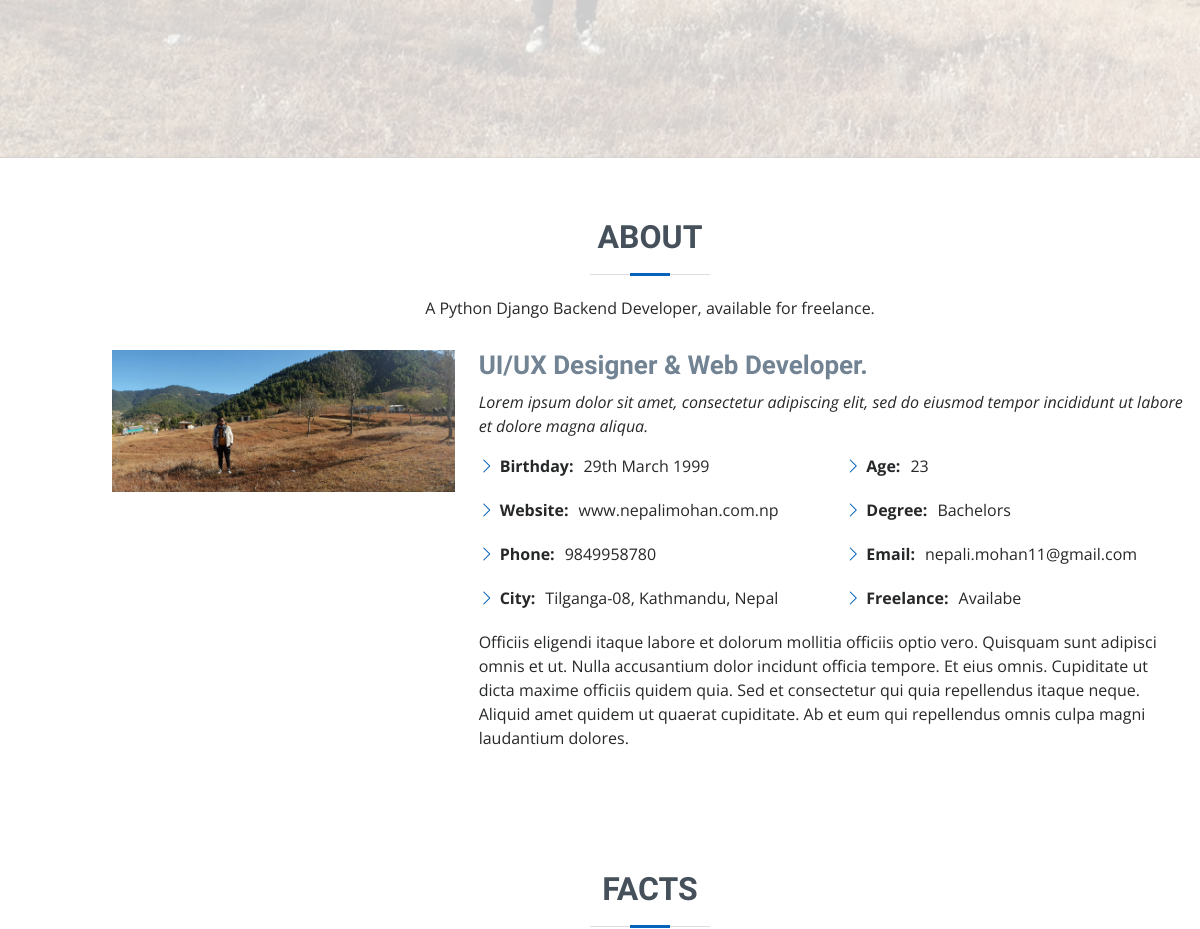
Before: / (middle part) with the older database file.
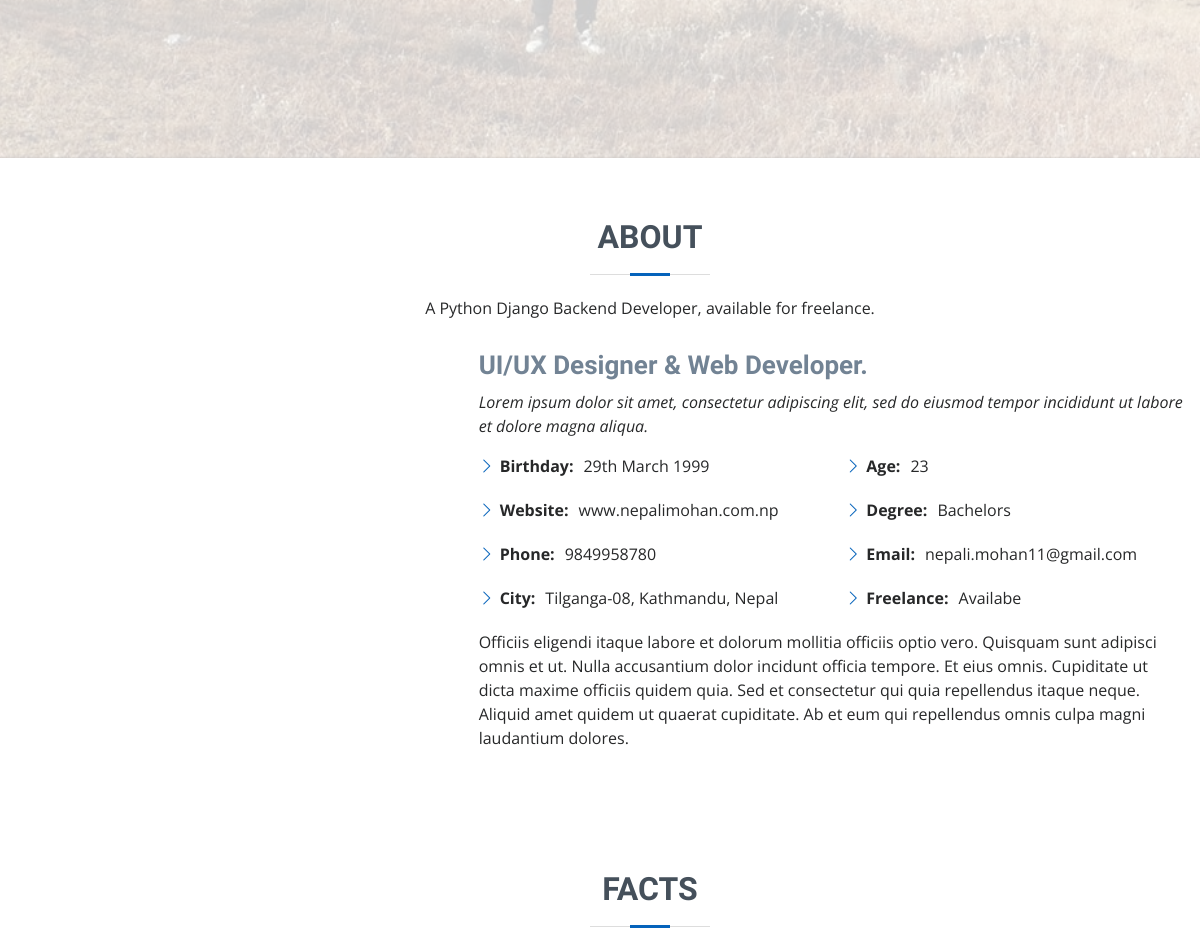
After: the same page with the newer database file.
### pages/models.py (models this page shows, shortened)
class Profile(models.Model):
    name = models.CharField(max_length=100)
    dob = models.CharField(max_length=100)
    works_as = MultiSelectField(choices=work_choices, max_length=50)
    age = models.IntegerField()
    phone = models.CharField(max_length=100)
    email = models.EmailField(max_length=100)
    address = models.CharField(max_length=100)
    freelance = models.CharField(choices=freelance_choices, max_length=50)
    degree = models.CharField(max_length=100)
    about = models.TextField()
    facebook_link = models.URLField(max_length=100)
    instagram_link = models.URLField(max_length=100)
    linkedin_link = models.URLField(max_length=100)
    github_link = models.URLField(max_length=100)
    image = models.ImageField(upload_to= 'photos/%Y/%m/%d/')

### pages/views.py (the view)
# urls.py: path('', views.home, name='home'),
def home(request):
    if request.method == "POST":
        pass
    profile =  Profile.objects.all()
    education = Education.objects.all()
    experience = Experience.objects.all()
    data = {
        'profile': profile,
        'education': education,
        'experience': experience,
    }
    return render(request, 'pages/home.html', data)

### templates/pages/home.html (shortened to what this page needs)
{% extends 'base.html' %}
{% block content %}
{% load static %}
{% for details in profile %}
  <section id="hero" class="d-flex flex-column justify-content-center">
  </section>
{% endfor %}
<main id="main">
    <section id="about" class="about">
{% for details in profile %}
      <div class="container" data-aos="fade-up">
        <div class="section-title">
          <h2>About</h2>
          <p>{{details.about}}</p>
        </div>
        <div class="row">
          <div class="col-lg-4">
            <img src="{{details.image.url}}" class="img-fluid" alt="">
          </div>
          <div class="col-lg-8 pt-4 pt-lg-0 content">
            <h3>UI/UX Designer &amp; Web Developer.</h3>
            <p class="fst-italic">
              Lorem ipsum dolor sit amet, consectetur adipiscing elit, sed do eiusmod tempor incididunt ut labore et dolore
              magna aliqua.
            </p>
            <div class="row">
              <div class="col-lg-6">
                <ul>
                  <li><i class="bi bi-chevron-right"></i> <strong>Birthday:</strong> <span>{{details.dob}}</span></li>
                  <li><i class="bi bi-chevron-right"></i> <strong>Website:</strong> <span>www.nepalimohan.com.np</span></li>
                  <li><i class="bi bi-chevron-right"></i> <strong>Phone:</strong> <span>{{details.phone}}</span></li>
                  <li><i class="bi bi-chevron-right"></i> <strong>City:</strong> <span>{{details.address}}</span></li>
                </ul>
              </div>
              <div class="col-lg-6">
                <ul>
                  <li><i class="bi bi-chevron-right"></i> <strong>Age:</strong> <span>{{details.age}}</span></li>
                  <li><i class="bi bi-chevron-right"></i> <strong>Degree:</strong> <span>{{details.degree}}</span></li>
                  <li><i class="bi bi-chevron-right"></i> <strong>Email:</strong> <span>{{details.email}}</span></li>
                  <li><i class="bi bi-chevron-right"></i> <strong>Freelance:</strong> <span>{{details.freelance}}</span></li>
                </ul>
              </div>
            </div>
            <p>
              Officiis eligendi itaque labore et dolorum mollitia officiis optio vero. Quisquam sunt adipisci omnis et ut. Nulla accusantium dolor incidunt officia tempore. Et eius omnis.
              Cupiditate ut dicta maxime officiis quidem quia. Sed et consectetur qui quia repellendus itaque neque. Aliquid amet quidem ut quaerat cupiditate. Ab et eum qui repellendus omnis culpa magni laudantium dolores.
            </p>
          </div>
        </div>
      </div>
      {% endfor %}
    </section>
    <section id="facts" class="facts">
      <div class="container" data-aos="fade-up">
        <div class="section-title">
          <h2>Facts</h2>
        </div>
      </div>
    </section>
  </main>
{% endblock %}

### templates/base.html (shortened to what this page needs)
<!DOCTYPE html>
{% load static %}
<html lang="en">
<head>
  <link href="{% static 'vendor/aos/aos.css' %}" rel="stylesheet">
  <link href="{% static 'vendor/bootstrap/css/bootstrap.min.css' %}" rel="stylesheet">
  <link href="{% static 'vendor/bootstrap-icons/bootstrap-icons.css' %}" rel="stylesheet">
  <link href="{% static 'vendor/boxicons/css/boxicons.min.css' %}" rel="stylesheet">
  <link href="{% static 'vendor/glightbox/css/glightbox.min.css' %}" rel="stylesheet">
  <link href="{% static 'vendor/swiper/swiper-bundle.min.css' %}" rel="stylesheet">
  <link href="{% static 'css/style.css' %}" rel="stylesheet">
</head>
<body>
  <header id="header" class="d-flex flex-column justify-content-center">
  </header>
{% block content %}
{% endblock %}
    </body>
</html>

### Portfolio/static/css/style.css (style rules this page uses)
body { font-family: "Open Sans", sans-serif; color: #272829; }
h1, h2, h3, h4, h5, h6 { font-family: "Raleway", sans-serif; }
#header { position: fixed; top: 0; left: 0; bottom: 0; z-index: 9997; transition: all 0.5s; padding: 15px; overflow-y: auto; }
@media (min-width: 992px) { #main { margin-left: 100px; } }
#hero { width: 100%; height: 100vh; background: url("../img/image.jpg") top right no-repeat; background-size: cover; position: relative; }
@media (min-width: 992px) { #hero { padding-left: 160px; } }
#hero:before { content: ""; background: rgba(255, 255, 255, 0.8); position: absolute; bottom: 0; top: 0; left: 0; right: 0; }
section { padding: 60px 0; overflow: hidden; }
.section-title { text-align: center; padding-bottom: 30px; }
.section-title h2 { font-size: 32px; font-weight: bold; text-transform: uppercase; margin-bottom: 20px; padding-bottom: 20px; position: relative; color: #45505b; }
.section-title h2::before { content: ""; position: absolute; display: block; width: 120px; height: 1px; background: #ddd; bottom: 1px; left: calc(50% - 60px); }
.section-title h2::after { content: ""; position: absolute; display: block; width: 40px; height: 3px; background: #0563bb; bottom: 0; left: calc(50% - 20px); }
.section-title p { margin-bottom: 0; }
.about .content h3 { font-weight: 700; font-size: 26px; color: #728394; }
.about .content ul { list-style: none; padding: 0; }
.about .content ul li { margin-bottom: 20px; display: flex; align-items: center; }
.about .content ul strong { margin-right: 10px; }
.about .content ul i { font-size: 16px; margin-right: 5px; color: #0563bb; line-height: 0; }
.about .content p:last-child { margin-bottom: 0; }

Changed rows visible on the page:
changed Profile "A Python Django Backend Developer, available for freelance.": image: picture removed
